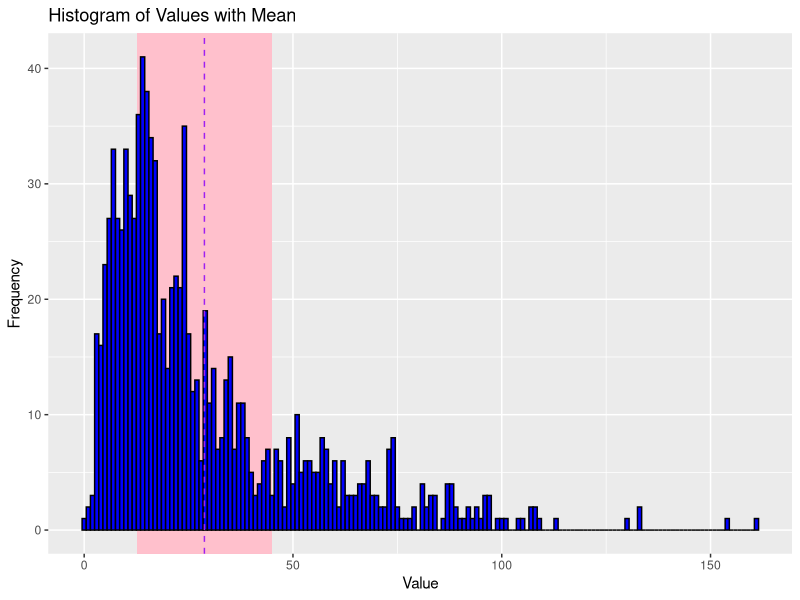

Write the R code that produced this figure.
rm(list = ls())
library(conflicted)
library(tidyverse)
library(openxlsx)
library(psych)
conflicts_prefer(dplyr::filter)

popular_rate <- 3
unpopular_rate <- -3

df_long <- read_csv("nichiten_loto_2025.csv") |> 
  mutate(num_pad = str_pad(num, width = 3, side = c("left"), pad = "0")) |> 
  mutate(range1 = str_sub(num_pad, 1, 1),
         range2 = str_sub(num_pad, 2, 2),
         range3 = str_sub(num_pad, 3, 3),
         last_2digits = str_sub(num_pad, 2, 3)) |> 
  mutate(across(c(range1, range2, range3, last_2digits), as.numeric)) |> 
  mutate(same_100_10_1 = if_else(range1 == range2 & range2 == range3, 1, 0),
         same_100_10 = if_else(range1 == range2, 1, 0),
         same_10_1 = if_else(range2 == range3, 1, 0),
         same_100_1 = if_else(range1 == range3, 1, 0),
         same_2 = if_else(range1 != range2 & range2 != range3 & range1 != range3, 0, 1))

n_applicants <- sum(df_long$value)
n <- nrow(df_long) 
n_expected = n_applicants / n
unpopular_boundary <- unpopular_rate * sqrt(n_expected) + n_expected
popular_boundary <- popular_rate * sqrt(n_expected) + n_expected

df_long <- df_long |> 
  mutate(residuals = (value - n_expected) / sqrt(n_expected)) |> 
  mutate(rates = case_when(
    residuals > popular_rate ~ "popular",
    residuals < unpopular_rate ~ "unpopular",
    .default = "standard"
  ))

g <- ggplot(df_long, aes(x = value)) +
  geom_rect(xmin = unpopular_boundary, xmax = popular_boundary, ymin = -Inf, ymax = Inf, fill = "pink", alpha = 0.5) +
  geom_histogram(binwidth = 1, fill = "blue", color = "black") +
  geom_vline(xintercept = n_expected, color = "purple", linetype = "dashed") +
  labs(title = "Histogram of Values with Mean", x = "Value", y = "Frequency")
plot(g)

piv_popular <- df_long |> 
  summarise(value = n(), .by = "rates")
mat_popular <- piv_popular |> 
  mutate(range = "all")

df_select <- df_long |> 
  select(-num, -value, -num_pad, -residuals) |> 
  pivot_longer(cols = -rates, values_to = "item")

vec_range <- df_select |> 
  distinct(name) |> 
  pull()

piv_range <- map(vec_range, ~{
  df_select |> 
  filter(name == .x) |> 
  summarise(value = n(), .by = c("rates", "item")) |> 
  mutate(range = .x)
}) |> list_rbind()

df_p_value <- map(vec_range, function(fn_range){
  df_work_range <- piv_range |> 
    filter(range == fn_range)
  vec_item <- df_work_range |> 
    distinct(item) |> 
    pull()
  map(vec_item, function(fn_item){
    mat_range <- df_work_range |> 
      filter(item == fn_item) |> 
    select(-item) |> 
    bind_rows(mat_popular) |> 
    pivot_wider(names_from = range) |> 
    mutate(across(everything(), ~ replace_na(.x, 0))) |> 
    mutate(biased = all - !!sym(fn_range)) |> 
    select(!!sym(fn_range), biased) |> 
    as.matrix()
  fisher_p_value <- fisher.test(mat_range)$p.value
  dplyr::tibble(range = fn_range, item = fn_item, p_value = fisher_p_value)
  }) |> list_rbind()
}) |> list_rbind() |> 
  mutate(sig_dif = if_else(p_value < 0.05, 1, 0))
# write_csv(df_p_value, "df_p_value.csv")

df_wide <- map(vec_range, ~{
    piv_wide <- piv_range |> 
    filter(range == .x) |> 
    select(-range) |> 
    pivot_wider(names_from = rates) |> 
    mutate(across(everything(), ~ replace_na(.x, 0))) |> 
    mutate(range = .x)
}) |> list_rbind() |> 
  select(range, item, unpopular, standard, popular) |> 
  left_join(df_p_value, by = c("range", "item")) |> 
  mutate(rates = case_when(unpopular > popular ~ "unpopular",
                           unpopular < popular ~ "popular",
                           .default = "even"))
# write_csv(df_wide, "wide_p_value.csv")
